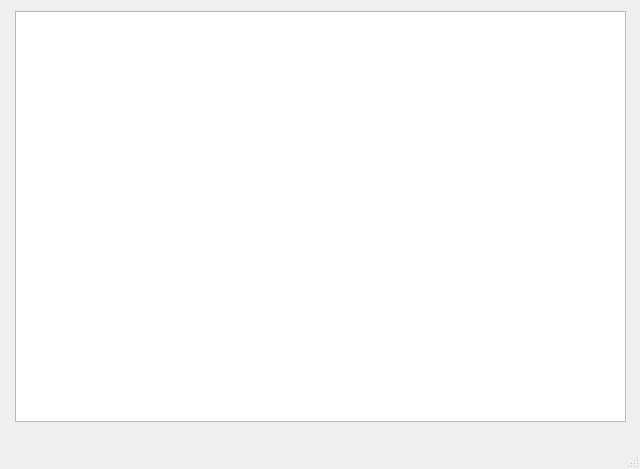
<?xml version="1.0" encoding="UTF-8"?>
<ui version="4.0">
 <class>MainWindow</class>
 <widget class="QMainWindow" name="MainWindow">
  <property name="geometry">
   <rect>
    <x>0</x>
    <y>0</y>
    <width>640</width>
    <height>469</height>
   </rect>
  </property>
  <property name="windowTitle">
   <string>ESPRESSO</string>
  </property>
  <widget class="QWidget" name="centralwidget">
   <widget class="QTableWidget" name="tableWidget">
    <property name="geometry">
     <rect>
      <x>15</x>
      <y>11</y>
      <width>611</width>
      <height>411</height>
     </rect>
    </property>
   </widget>
  </widget>
  <widget class="QMenuBar" name="menubar">
   <property name="geometry">
    <rect>
     <x>0</x>
     <y>0</y>
     <width>640</width>
     <height>21</height>
    </rect>
   </property>
  </widget>
  <widget class="QStatusBar" name="statusbar"/>
 </widget>
 <resources/>
 <connections/>
</ui>
